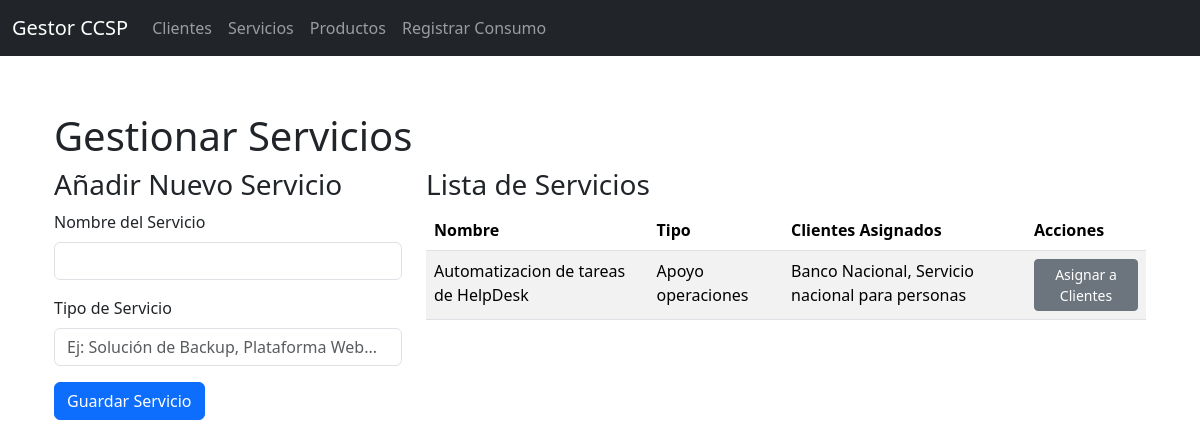
/services, run on the app's committed database.
### app.py (models this page shows, shortened)
class Service(db.Model):
    id = db.Column(db.Integer, primary_key=True)
    name = db.Column(db.String(150), nullable=False, unique=True)
    service_type = db.Column(db.String(100))
    clients = db.relationship('Client', secondary=service_clients, lazy='subquery',
        backref=db.backref('services', lazy=True))

### app.py (the view, shortened to what this page needs)
@app.route('/services', methods=['GET', 'POST'])
def services():
    all_services = Service.query.all()
    return render_template('services.html', services=all_services)

### templates/services.html
{% extends "layout.html" %}
{% block content %}
    <h1>Gestionar Servicios</h1>
    <div class="row">
        <div class="col-md-4">
            <h3>Añadir Nuevo Servicio</h3>
            <form method="POST" action="{{ url_for('services') }}">
                <div class="mb-3">
                    <label for="service_name" class="form-label">Nombre del Servicio</label>
                    <input type="text" class="form-control" id="service_name" name="service_name" required>
                </div>
                <div class="mb-3">
                    <label for="service_type" class="form-label">Tipo de Servicio</label>
                    <input type="text" class="form-control" id="service_type" name="service_type" placeholder="Ej: Solución de Backup, Plataforma Web...">
                </div>
                <button type="submit" class="btn btn-primary">Guardar Servicio</button>
            </form>
        </div>
        <div class="col-md-8">
            <h3>Lista de Servicios</h3>
            <table class="table table-striped">
                <thead>
                    <tr>
                        <th>Nombre</th>
                        <th>Tipo</th>
                        <th>Clientes Asignados</th>
                        <th>Acciones</th>
                    </tr>
                </thead>
                <tbody>
                    {% for service in services %}
                    <tr>
                        <td>{{ service.name }}</td>
                        <td>{{ service.service_type }}</td>
                        <td>
                            {% if service.clients %}
                                {{ service.clients|map(attribute='name')|join(', ') }}
                            {% else %}
                                <span class="text-muted">Ninguno</span>
                            {% endif %}
                        </td>
                        <td>
                            <a href="{{ url_for('assign_service', service_id=service.id) }}" class="btn btn-secondary btn-sm">Asignar a Clientes</a>
                        </td>
                    </tr>
                    {% else %}
                    <tr>
                        <td colspan="4" class="text-center">No hay servicios registrados.</td>
                    </tr>
                    {% endfor %}
                </tbody>
            </table>
        </div>
    </div>
{% endblock %}

### templates/layout.html (style rules this page uses)
body { padding-top: 5rem; }

### data on the page
Service: name "Automatizacion de tareas de HelpDesk", service_type "Apoyo operaciones", clients|map "Banco Nacional, Servicio nacional para personas"
